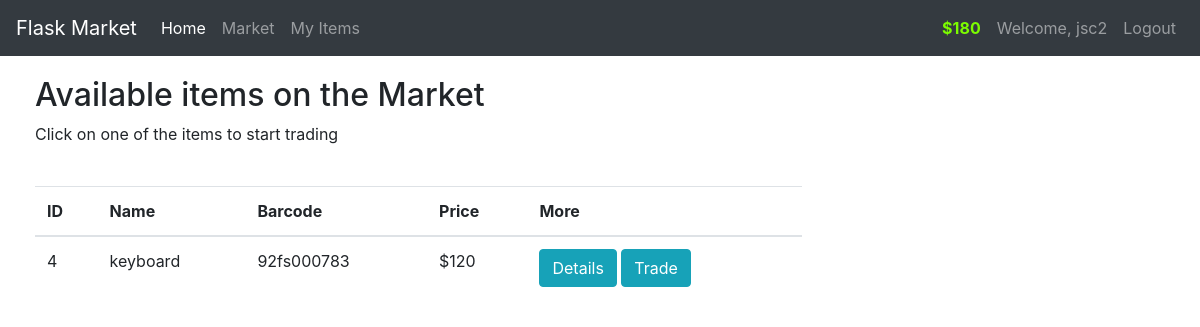
/market (signed in), run on an earlier commit of the app's database.
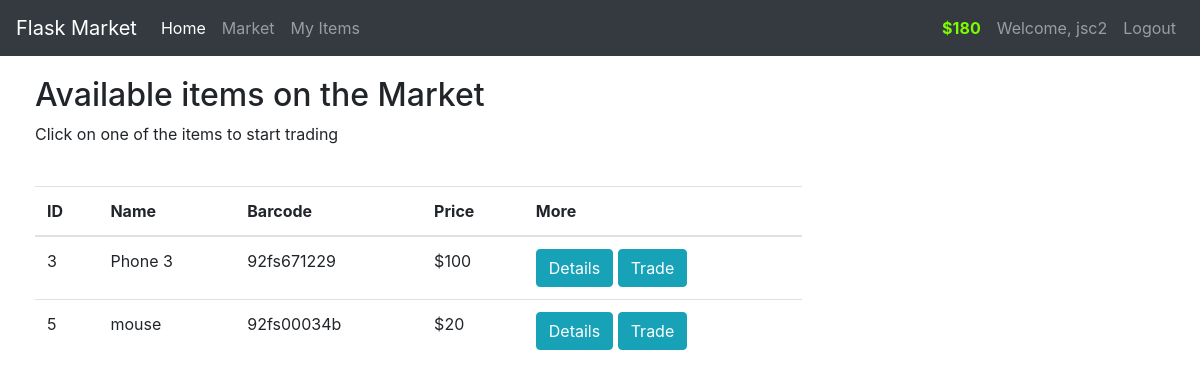
And on a later commit of the database.
### market/models.py (models this page shows, shortened)
class Item(db.Model):
    id = db.Column(db.Integer(), primary_key=True)
    name = db.Column(db.String(length=30), nullable=False)
    price = db.Column(db.Integer(), nullable=False)
    barcode = db.Column(db.String(length=12), nullable=False, unique=True)
    description = db.Column(db.String(length=1024), nullable=False)
    owner = db.Column(db.Integer(), db.ForeignKey('user.id'))

### market/routes.py (the view, shortened to what this page needs)
@app.route('/market', methods=['GET', 'POST'])
@login_required
def market_page():
    purchase_form = PurchaseItemForm()
    if request.method == "GET":
        items = Item.query.filter_by(owner=None)
        return render_template('market.html', items=items, purchase_form=purchase_form)

### market/models.py (called while the page is built)
@login_manager.user_loader
def load_user(user_id):
    return User.query.get(int(user_id))

    @property
    def prettier_budget(self):
        if len(str(self.budget)) >= 4:
            return f'${str(self.budget)[:-3]},{str(self.budget)[-3:]}'
        else:
            return f"${self.budget}"

### market/templates/market.html (shortened to what this page needs)
{% extends 'base.html' %}
{% block content %}
<div class="row" style="margin-top:20px; margin-left:20px">
    <div class="col-8">
        <h2>Available items on the Market</h2>
        <p>Click on one of the items to start trading</p>
        <br>
        <table class="table table-hover">
            <thead>
                <tr>
                    <th scope="col">ID</th>
                    <th scope="col">Name</th>
                    <th scope="col">Barcode</th>
                    <th scope="col">Price</th>
                    <th scope="col">More</th>
                </tr>
            </thead>
            <tbody>
                {% for item in items %}
                <tr>
                    <td>{{ item.id }}</td>
                    <td>{{ item.name }}</td>
                    <td>{{ item.barcode }}</td>
                    <td>${{ item.price }}</td>
                    <td>
                        <button class="btn btn-outline btn-info" data-toggle="modal"
                            data-target="#Modal-MoreInfo-{{ item.id }}">Details</button>
                        <button class="btn btn-outline btn-info" data-toggle="modal"
                            data-target="#Modal-PurchaseConfirm-{{ item.id }}">Trade</button>
                    </td>
                </tr>
                {% endfor %}
            </tbody>
        </table>
    </div>
</div>
{% endblock %}

What changed in the data, as far as the page shows it:
no longer on this page (row edited): Item: id "4", name "keyboard", barcode "92fs000783", price "120"
now on this page (row edited): Item: id "3", name "Phone 3", barcode "92fs671229", price "100"
now on this page (row edited): Item: id "5", name "mouse", barcode "92fs00034b", price "20"
